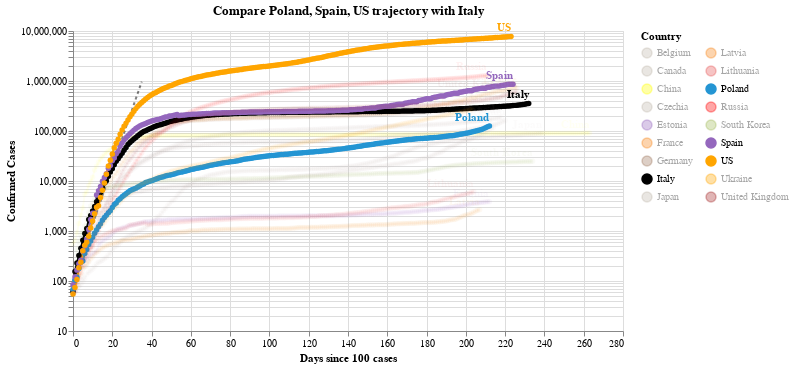

Notebook code for this chart:
### Code cell
#hide_input
chart2 = make_since_chart(dff2, ['Poland', 'Spain', 'US'], baseline_countries)
chart2

### Figure 1 — Vega-Lite specification as saved in the notebook (floating-point values rounded to 4 significant figures; data arrays with more than 128 entries replaced by an {"elided": "..."} marker saying what was removed)
{"config": {"view": {"continuousWidth": 400, "continuousHeight": 300}}, "layer": [{"data": {"name": "data-628230001892d6798b50651be41d1b3e"}, "mark": {"type": "line", "color": "black", "opacity": 0.5, "strokeDash": [3, 3]}, "encoding": {"x": {"type": "quantitative", "field": "Days since 100 cases"}, "y": {"type": "quantitative", "field": "Confirmed Cases"}}}, {"data": {"name": "data-df327c34a92b376e82c7ad614258568a"}, "mark": {"type": "line", "point": true}, "encoding": {"color": {"type": "nominal", "field": "Country", "legend": {"columns": 2}, "scale": {"domain": ["Belgium", "Canada", "China", "Czechia", "Estonia", "France", "Germany", "Italy", "Japan", "Latvia", "Lithuania", "Poland", "Russia", "South Korea", "Spain", "US", "Ukraine", "United Kingdom"], "range": ["#C1B7AD", "#C1B7AD", "yellow", "#C1B7AD", "#9467bd", "#F58518", "#9D755D", "black", "#C1B7AD", "#F58518", "#E45756", "#2495D3", "red", "#A1BA59", "#9467bd", "orange", "orange", "brown"]}}, "opacity": {"condition": {"value": 1, "selection": "selector004"}, "value": 0.05}, "tooltip": [{"type": "nominal", "field": "Country"}, {"type": "temporal", "field": "Date"}, {"type": "quantitative", "field": "Confirmed Cases"}, {"type": "quantitative", "field": "Days since 100 cases"}], "x": {"type": "quantitative", "field": "Days since 100 cases"}, "y": {"type": "quantitative", "field": "Confirmed Cases", "scale": {"type": "log"}}}, "selection": {"selector004": {"type": "multi", "fields": ["Country"], "bind": "legend", "init": [{"Country": "Poland"}, {"Country": "Spain"}, {"Country": "US"}, {"Country": "Italy"}]}}, "width": 550}, {"data": {"name": "data-df327c34a92b376e82c7ad614258568a"}, "mark": {"type": "text", "align": "right", "dy": -8, "fontWeight": "bold"}, "encoding": {"color": {"type": "nominal", "field": "Country", "legend": {"columns": 2}, "scale": {"domain": ["Belgium", "Canada", "China", "Czechia", "Estonia", "France", "Germany", "Italy", "Japan", "Latvia", "Lithuania", "Poland", "Russia", "South Korea", "Spain", "US", "Ukraine", "United Kingdom"], "range": ["#C1B7AD", "#C1B7AD", "yellow", "#C1B7AD", "#9467bd", "#F58518", "#9D755D", "black", "#C1B7AD", "#F58518", "#E45756", "#2495D3", "red", "#A1BA59", "#9467bd", "orange", "orange", "brown"]}}, "opacity": {"condition": {"value": 1, "selection": "selector004"}, "value": 0.05}, "text": {"type": "nominal", "field": "Country"}, "tooltip": [{"type": "nominal", "field": "Country"}, {"type": "temporal", "field": "Date"}, {"type": "quantitative", "field": "Confirmed Cases"}, {"type": "quantitative", "field": "Days since 100 cases"}], "x": {"type": "quantitative", "field": "Days since 100 cases"}, "y": {"type": "quantitative", "field": "Confirmed Cases", "scale": {"type": "log"}}}, "transform": [{"filter": "(datum['Date'] >= 1602374400000)"}], "width": 550}], "title": "Compare Poland, Spain, US trajectory with Italy", "$schema": "https://vega.github.io/schema/vega-lite/v4.0.2.json", "datasets": {"data-628230001892d6798b50651be41d1b3e": [{"Days since 100 cases": 0, "Confirmed Cases": 100.0}, {"Days since 100 cases": 1, "Confirmed Cases": 130.0}, {"Days since 100 cases": 2, "Confirmed Cases": 169.0}, {"Days since 100 cases": 3, "Confirmed Cases": 219.7}, {"Days since 100 cases": 4, "Confirmed Cases": 285.6}, {"Days since 100 cases": 5, "Confirmed Cases": 371.3}, {"Days since 100 cases": 6, "Confirmed Cases": 482.7}, {"Days since 100 cases": 7, "Confirmed Cases": 627.5}, {"Days since 100 cases": 8, "Confirmed Cases": 815.7}, {"Days since 100 cases": 9, "Confirmed Cases": 1060.0}, {"Days since 100 cases": 10, "Confirmed Cases": 1379.0}, {"Days since 100 cases": 11, "Confirmed Cases": 1792.0}, {"Days since 100 cases": 12, "Confirmed Cases": 2330.0}, {"Days since 100 cases": 13, "Confirmed Cases": 3029.0}, {"Days since 100 cases": 14, "Confirmed Cases": 3937.0}, {"Days since 100 cases": 15, "Confirmed Cases": 5119.0}, {"Days since 100 cases": 16, "Confirmed Cases": 6654.0}, {"Days since 100 cases": 17, "Confirmed Cases": 8650.0}, {"Days since 100 cases": 18, "Confirmed Cases": 11250.0}, {"Days since 100 cases": 19, "Confirmed Cases": 14620.0}, {"Days since 100 cases": 20, "Confirmed Cases": 19000.0}, {"Days since 100 cases": 21, "Confirmed Cases": 24710.0}, {"Days since 100 cases": 22, "Confirmed Cases": 32120.0}, {"Days since 100 cases": 23, "Confirmed Cases": 41750.0}, {"Days since 100 cases": 24, "Confirmed Cases": 54280.0}, {"Days since 100 cases": 25, "Confirmed Cases": 70560.0}, {"Days since 100 cases": 26, "Confirmed Cases": 91730.0}, {"Days since 100 cases": 27, "Confirmed Cases": 119300.0}, {"Days since 100 cases": 28, "Confirmed Cases": 155000.0}, {"Days since 100 cases": 29, "Confirmed Cases": 201500.0}, {"Days since 100 cases": 30, "Confirmed Cases": 262000.0}, {"Days since 100 cases": 31, "Confirmed Cases": 340600.0}, {"Days since 100 cases": 32, "Confirmed Cases": 442800.0}, {"Days since 100 cases": 33, "Confirmed Cases": 575600.0}, {"Days since 100 cases": 34, "Confirmed Cases": 748300.0}, {"Days since 100 cases": 35, "Confirmed Cases": 972800.0}], "data-df327c34a92b376e82c7ad614258568a": {"elided": "4011 records"}}}
